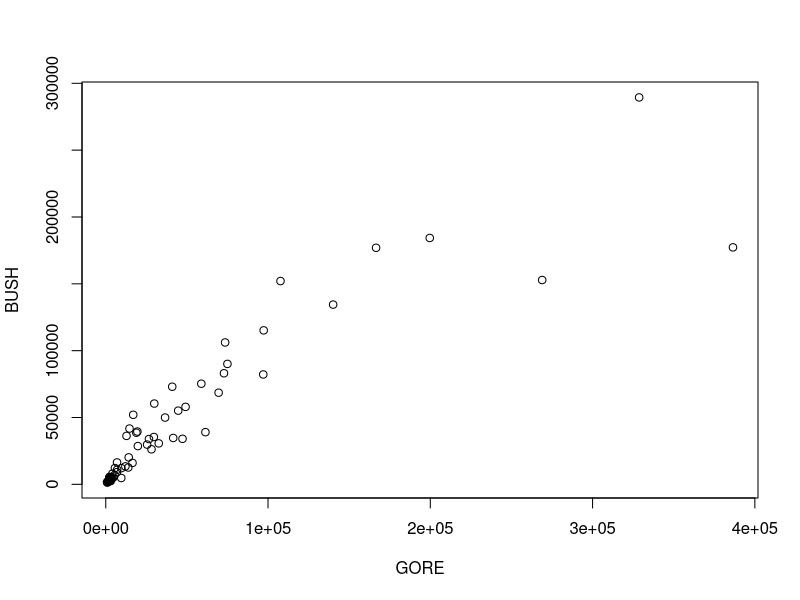
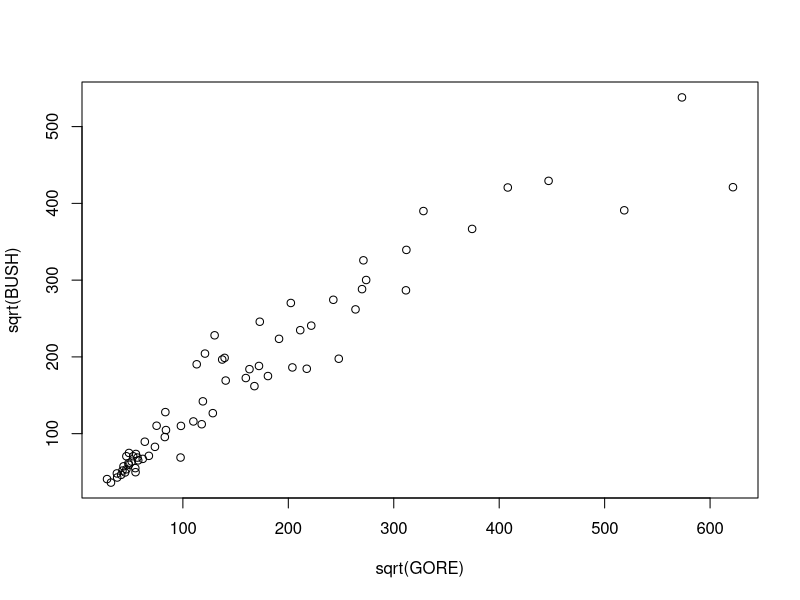
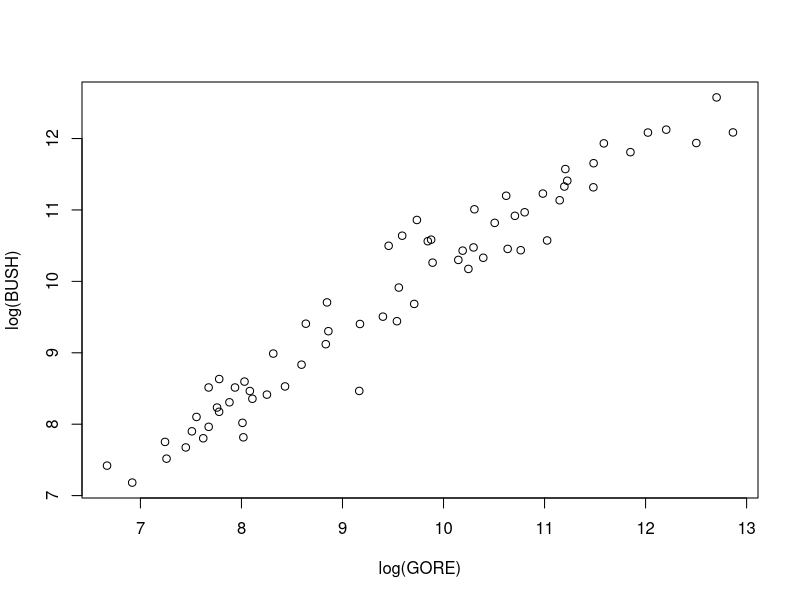
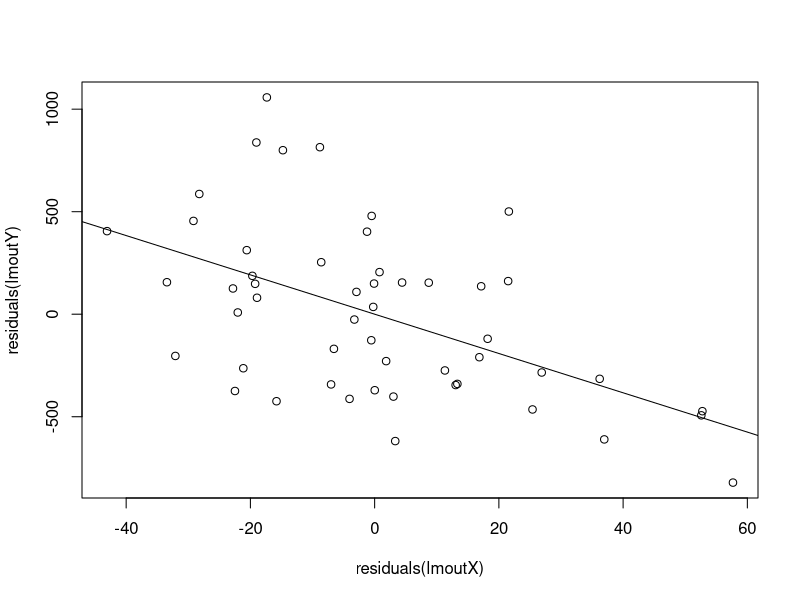

Generate these figures, in order, with R: (Note: this script raises an error after producing the figures.)
############################################

#   Government 50
#   Section 8 - Introduction to linear regression
#                 
#   April 10, 2008
#   
#   Prof: Adam Glynn
#   TF: Mike Kellermann

############################################

#   Goals for today:

#   1) Causes of an effect versus effects of a cause

#   2) Interpreting transformed variables

#   3) Diagnostics for multiple regression

#   4) Using the predict() function

############################################



#  1) Causes of an effect vs effects of a cause

#  [discussion]

#  2) Interpreting transformed variables:

#  We know how to descriptively interpret the results from 
#  untransformed linear regression:

library(car)
attach(Florida)
plot(BUSH ~ GORE)
lm(BUSH ~ GORE)

#  So, for this data, if two counties differ in the number of Gore 
#  votes by 1, we would expect them to differ in the number of Bush 
#  votes by 0.695.

#  Now, what if we take the square root of both variables?

plot(sqrt(BUSH) ~ sqrt(GORE))
lm(sqrt(BUSH) ~ sqrt(GORE))

#  How do we interpret the coefficient on sqrt(GORE)?  You can do the 
#  same thing, but now you have to remember that the units have changed:

#  If two counties differ in the square root of Gore 
#  votes by 1, we would expect them to differ in the 
#  square root of Bush votes by 0.848.

#  This isn't very intuitive, but there isn't much we can do with the 
#  square root transformation.

#  The same isn't true for the log transformation, however.

plot(log(BUSH) ~ log(GORE))
lm(log(BUSH) ~ log(GORE))

#  We can do the same thing as before, saying that if two counties 
#  differ in the log of Gore votes by 1, then we would expect them
#  to differ in the log of Bush votes by 0.887.

#  But, there are a couple of more intuitive ways to interpret these 
#  results.  If both the dependent and independent variables are logged,
#  then we can interpret the slope coefficient as the relationship between
#  a percentage unit change in X and a percentage unit change in Y.

#  So, if the coefficient on log(GORE) is 0.8869, then a 1% change 
#  in Gore votes is associated with a 0.89% change in Bush votes.

#  Note that this makes sense for small percentage changes in X; 
#  You probably wouldn't want to interpret a 1000% change in X as leading 
#  to a 887% change in Y. 

#  A more precise way to describe the relationship between the two variables 
#  is to think about the mathematics of the model

#  log(BUSH) = alpha + beta*log(GORE)
#  exp(log(BUSH)) = exp(alpha + beta*log(GORE))
#  BUSH = exp(alpha)*exp(log(GORE^beta))
#  BUSH = exp(alpha)*GORE^beta

#  So, if you multiply the number of Gore votes by a constant c, then 
#  the predicted number of Bush votes is multiplied by c^beta.
#  In other words, if beta = 2, and you double Gore votes, then you 
#  multiply the number of Bush votes by 2^2, or 4.


#  2)  Diagnostics for multiple regression

#  When we move to more explanatory variables, we still need to look at the 
#  assumptions of the model.  Some of these become a bit more difficult to 
#  examine when you have more variables (particularly the linearity 
#  assumption, which is the most important).  We can use some of the same
#  techniques that we used in the simple regression framework.

#  Remember that the assumption says that the relationship between 
#  the outcome variable and an explanatory variable is linear *after* you
#  control for the other variables in the model.

#  You can use the added variable plots to assess the linearity assumption
#  in some cases.

#  Remember that an added variable plot for variable XX is made by taking the 
#  residuals from the regression of YY on all of the other variables against
#  the residuals from the regression of XX on all of the other variables.



data(Anscombe)
attach(Anscombe)
head(Anscombe)

lmout <- lm(income ~ young + education)
summary(lmout)

#  Say that I want to construct an added variable plot with income as the 
#  outcome and young as the explanatory variable

lmoutY <- lm(income ~  education)
summary(lmoutY)

lmoutX <- lm(young ~  education)
summary(lmoutX)

plot(residuals(lmoutY) ~ residuals(lmoutX))
abline(lm(residuals(lmoutY) ~ residuals(lmoutX)))

#  You can do the same thing by using the av.plot() function in the
#  car library.

av.plot(lmout, variable="young")

av.plot(lmout, variable="education")

#  Remember that the slope of the line on an av plot is the same as 
#  the coefficient on the variable in the multiple regression.

#  An added variable plot can reveal a non-linear relationship between
#  one of the explanatory variables and the outcome variable, but there
#  is a catch: the relationships between the outcome and all of the other
#  variable has to be actually linear, and the relationships between 
#  the explanatory variable that you are looking at and all of the other
#  explanatory variables has to be actually linear.

#  So, the moral of the story is:  if you see a problem in an added 
#  variable plot, there is probably a problem.  If you don't see a 
#  problem, there may still be a problem, but you'll have to use other
#  tools.

#  The diagnostics that we use for the other modeling assumptions 
#  are easier to generalize to the multiple regression framework.

#  First, let's look at constant error variance.  We can still use the
#  spread-location plot, which has the fitted values from the regression
#  that we are checking; this is a way of combining all of the 
#  X values into one number.

plot(lmout, which=3)

#  We can also check the normality assumption the same way that we did 
#  before, using QQ plots.

plot(lmout, which=2)
qq.plot(lmout)

## 3) Using the predict() function

#  We may be interested in making predictions about hypothetical 
#  data points that we haven't observed.  This is pretty easy to 
#  do in linear regression - we just stick the values that we
#  are interested in into the prediction equation.  The predict() 
#  function in R will do this for us.  The first argument to the
#  predict function is a model object that we have stored.

#  If there are no other arguments, this just returns the fitted
#  values for the observed data points

predict(lmout)
lmout$fitted

#  We can also give the predict function new values to predict.
#  To do this, we need to give it a data frame with the same column
#  names as the original data.  Say we want to predict income for 
#  a state with young = 300 and education = 350.

newX <- data.frame(young = 300, education = 350)
predict(lmout, newdata=newX)

#  We can predict for many values simultaneously.  Let's look at
#  different values of education when young is held fixed at 
#  mean(young)

newX <- data.frame(young=mean(young), education = 300:400)
predict(lmout, newX)

#  We can then plot these predicted values:

plot(newX$education, predict(lmout, newX), type="l")

#  This gives us the regression line for education when young is 
#  held constant at the mean.  This is pretty simple now, but 
#  will be more important next week.
